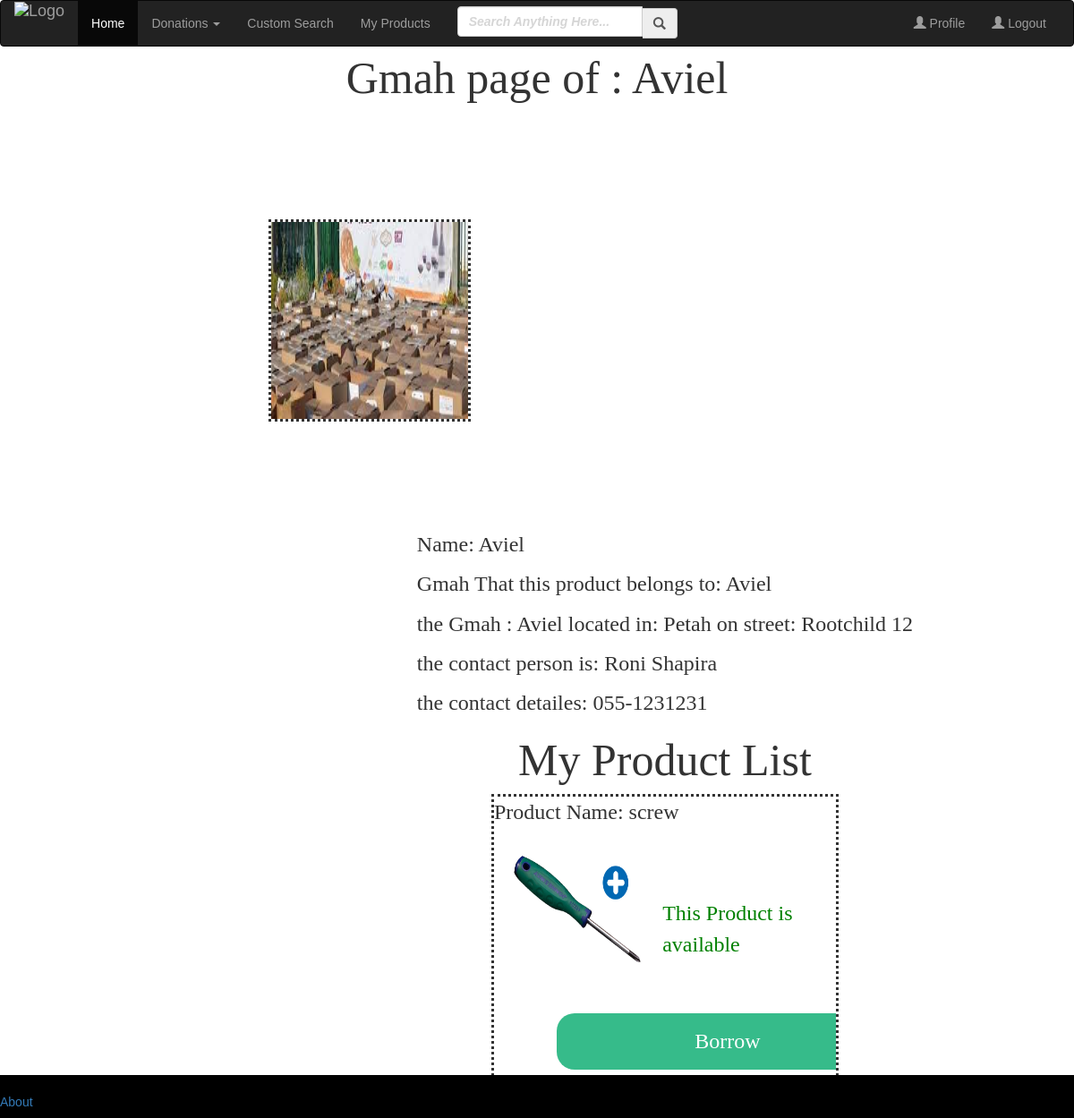
/gmah_page/12333 (signed in), run on the app's committed database.
### project/models.py (models this page shows)
class Gmah(UserMixin, db.Model):
    id = db.Column(db.Integer, primary_key=True)
    name = db.Column(db.String(1000))
    email = db.Column(db.String(1000))
    password = db.Column(db.String(100))
    owner_first_name = db.Column(db.String(50))
    owner_last_name = db.Column(db.String(50))
    phone = db.Column(db.String(10))
    category = db.Column(db.String(50))
    city = db.Column(db.String(200))
    street = db.Column(db.String(200))
    street_number = db.Column(db.Integer)
    profile_picture = db.Column(db.String(200))

class Products(db.Model):
    id = db.Column(db.Integer, primary_key=True)
    name = db.Column(db.String(1000))
    category = db.Column(db.String(50))
    description = db.Column(db.String(1000))
    idle = db.Column(db.Boolean)
    gmah_id = db.Column(db.Integer, db.ForeignKey('Gmah.id'))
    pic_name = db.Column(db.String(50))

### project/main.py (the view)
@main.route('/gmah_page/<id>')
def gmah_page(id):
    gmah = Gmah.query.filter_by(id=id).first()
    products = Products.query.filter_by(gmah_id=id).all()
    return render_template('gmah_page.html',gmah=gmah,products=products)

### project/templates/gmah_page.html
{% extends "base.html" %}
{% block content %}
<h2 class="homewelcome" style="text-align:center;">Gmah page of : {{gmah.name }} </h2>
    {% set imagename = gmah.profile_picture %}
    <div class="productphoto">
    <img src={{url_for('static',filename='images/profile/{}'.format(imagename))}} width="220px" height="220px"></br>
    </div>
<div class="productdesc">
    <p>Name:        {{ gmah.name }}</p>
    <p>Gmah That this product belongs to:  {{gmah.name}}</p>
    <p>the Gmah : {{gmah.name}} located in:  {{gmah.city}} on street: {{gmah.street}} {{gmah.street_number}}</p>
    <p>the contact person is: {{gmah.owner_first_name}} {{gmah.owner_last_name}}</p>
    {% if current_user.is_authenticated%}
    <p>the contact detailes: {{gmah.phone}}</p>
    {% else %}
    <p>For contact detailes please <a href="/login">Login</a></p>
     {% endif %}
    <h2 class="homewelcome" style="text-align:center;">My Product List</h2>
    <div class="eachproduct">
    {% for product in products %}
        <p>Product Name: {{ product.name }}</p>
        {% set imagename = product.pic_name %}
        <img class="resultProductPhoto" src={{url_for('static',filename='images/products/{}'.format(imagename))}} width="150px" height="150px"><br><br>
        {% if product.idle %}
        <p style="color: green;">This Product is available</p>
       {% else %}
        <p style="color: red;" >This Product isnt available</p>
       {% endif %}
        <button action="/"> Borrow </button>
    {% endfor %}
        </div>
</div>
<br><br>
{% endblock %}

### project/static/style.css (style rules this page uses)
body { margin-top:5%; overflow-y: scroll; height: 100%; overflow-x: hidden; font-family: Arial, Helvetica, sans-serif; }
.eachproduct { border-style: dotted; width:70%; height:100%; margin:auto; margin-bottom:2%; overflow: auto; }
.resultProductPhoto { float:left; margin:2% 5% 0 5%; }
.productphoto { float:left; margin:10% 0 0 25%; border-style: dotted; }
.productdesc { float:right; margin:10% 15% 0 0; font-family: 'Optima'; font-size:24px; }
.homewelcome { font-family: 'Optima'; font-size:50px; }
button { background-color: #04AA6D; color: white; padding: 14px 20px; margin: 40px 70px; border: none; cursor: pointer; width: 100%; opacity: 0.8; border-radius:20px; }
::placeholder { opacity: 1; font-style: oblique; font-weight: bold; }

### data on the page
Gmah: name "Aviel", profile_picture (picture), city "Petah", street "Rootchild", street_number "12", owner_first_name "Roni", owner_last_name "Shapira", phone "055-1231231"
Products: name "screw", pic_name (picture), idle "This Product is available"
